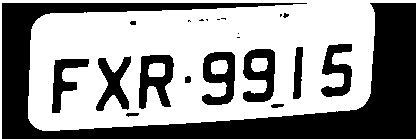
#> input picture plate2.png, 417 x 139 px
$ python teste.py
#> lines starting #> are read from the running program, lines starting #| are printed output that depends on the picture; after the words box and inside, x2 and y2 are one past the last pixel; in counts of white or black regions, pixels touching at a corner belong together
import cv2
import numpy as np

# read image
img = cv2.imread("plate2.png")
#> img is the input picture: shape (139, 417, 3); 58.5% white; 21 black regions (9 under 20 px), largest, box (x1, y1, x2, y2) and area: (2, 3, 416, 139) 17677, (139, 55, 174, 109) 1105, (202, 52, 235, 105) 1068
hh, ww = img.shape[:2]
#> hh = 139; ww = 417

# shave off 3 pixels all around to remove outer white border
img = img[3:hh-3, 3:ww-3]
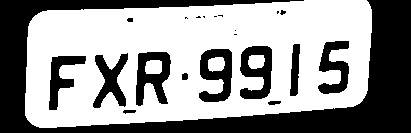
#> img: shape (133, 411, 3); 59% white; 21 black regions (9 under 20 px), largest, box (x1, y1, x2, y2) and area: (0, 0, 411, 133) 16036, (136, 52, 171, 106) 1105, (199, 49, 232, 102) 1068

# pad 3 black pixels back all around plus another 10 all around as buffer for later morphology
img = cv2.copyMakeBorder(img, 13,13,13,13, cv2.BORDER_CONSTANT, (0,0,0))
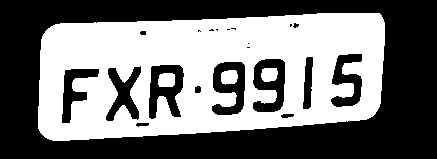
#> img: shape (159, 437, 3); 46.4% white; 4 white regions, box (x1, y1, x2, y2) and area: (38, 13, 385, 141) 31590, (158, 73, 175, 87) 220, (221, 70, 238, 85) 213, (261, 68, 278, 82) 204

# convert img to grayscale
gray = cv2.cvtColor(img, cv2.COLOR_BGR2GRAY)

# threshold
thresh = cv2.threshold(gray,0,255,cv2.THRESH_BINARY)[1]

# apply morphology to remove small black spots
kernel = cv2.getStructuringElement(cv2.MORPH_ELLIPSE, (7,7))
thresh = cv2.morphologyEx(thresh, cv2.MORPH_CLOSE, kernel)
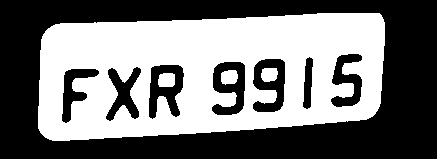
#> thresh: shape (159, 437); 46.8% white; 4 white regions, box (x1, y1, x2, y2) and area: (38, 13, 385, 141) 31889, (158, 73, 175, 87) 220, (221, 70, 238, 85) 213, (261, 68, 278, 82) 204
hh2, ww2 = thresh.shape[:2]
#> hh2 = 159; ww2 = 437

# shave off 10 pixels all around
thresh = thresh[10:hh2-10, 10:ww2-10]
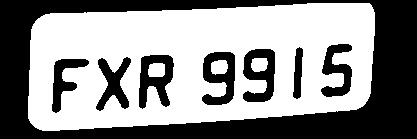
#> thresh: shape (139, 417); 56.1% white; 8 black regions

# get largest outer contour
cnts = cv2.findContours(thresh, cv2.RETR_EXTERNAL, cv2.CHAIN_APPROX_SIMPLE)
#> cnts = 1 contour; box (x1, y1, x2, y2) and area: (28, 3, 375, 131) 38191
cnts = cnts[0] if len(cnts) == 2 else cnts[1]
big_contour = max(cnts, key=cv2.contourArea)
#> big_contour = contour of 133 points, box (x1, y1, x2, y2) (28, 3, 375, 131), area 38191

# draw filled contour on black background
mask = np.zeros_like(thresh)
cv2.drawContours(mask, [big_contour], -1, (255), cv2.FILLED)
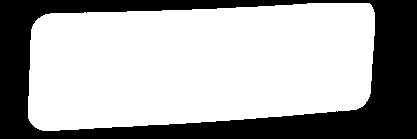
#> mask: shape (139, 417); 66.6% white; 1 black region, box (x1, y1, x2, y2) and area: (0, 0, 417, 139) 19336

# use mask to make outside of thresholded license into white
# put white in result where mask is black
result = thresh.copy()
result[mask == 0] = 255
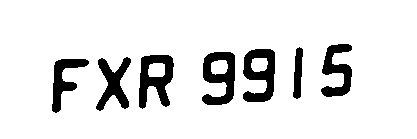
#> result: shape (139, 417); 89.5% white; 7 black regions, largest, box (x1, y1, x2, y2) and area: (139, 55, 174, 109) 1089, (202, 52, 235, 105) 1062, (243, 49, 275, 102) 1051

# write results
cv2.imwrite("license2_thresh.png", thresh)
cv2.imwrite("license2_mask.png", mask)
cv2.imwrite("license2_result.png", result)

# display it
cv2.imshow("thresh", thresh)
cv2.imshow("mask", mask)
cv2.imshow("result", result)
cv2.waitKey(0)
